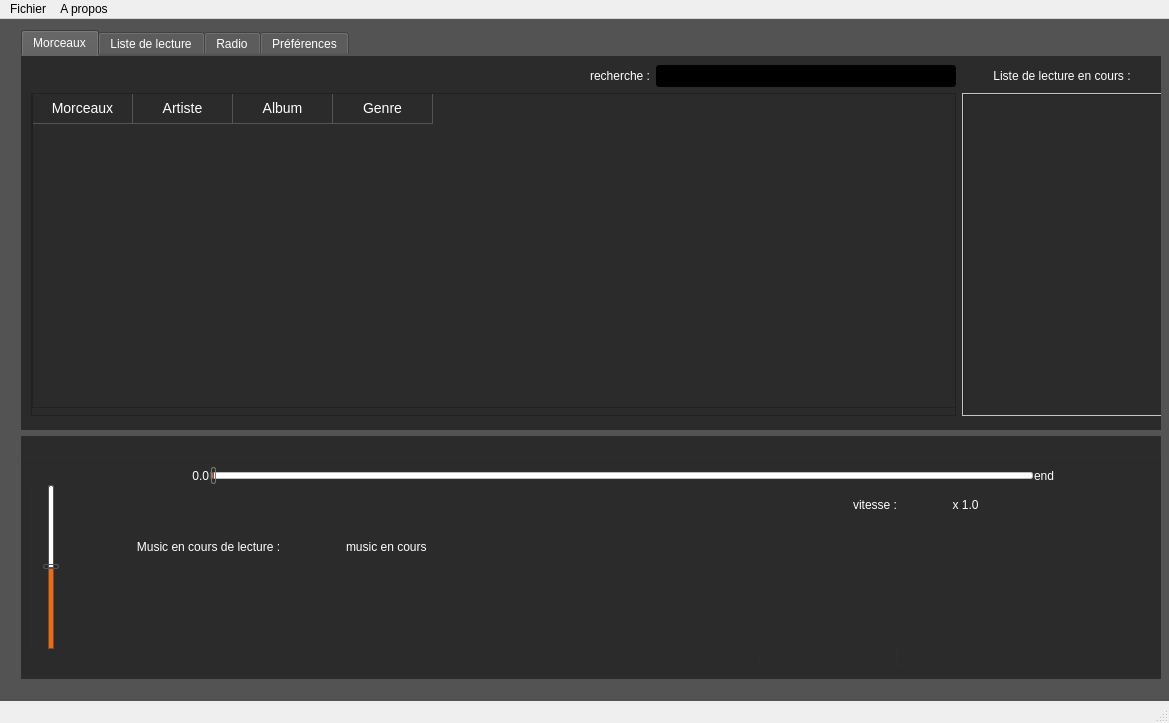
<?xml version="1.0" encoding="UTF-8"?>
<ui version="4.0">
 <class>MainWindow</class>
 <widget class="QMainWindow" name="MainWindow">
  <property name="geometry">
   <rect>
    <x>0</x>
    <y>0</y>
    <width>1169</width>
    <height>723</height>
   </rect>
  </property>
  <property name="windowTitle">
   <string>MainWindow</string>
  </property>
  <property name="styleSheet">
   <string notr="true"/>
  </property>
  <widget class="QWidget" name="centralWidget">
   <property name="styleSheet">
    <string notr="true">background-color : #535353 ;
color : white ;
border-width : 0px ;
border-color : #2d2d2d ;</string>
   </property>
   <widget class="QWidget" name="gridLayoutWidget_4">
    <property name="geometry">
     <rect>
      <x>10</x>
      <y>0</y>
      <width>1151</width>
      <height>671</height>
     </rect>
    </property>
    <layout class="QGridLayout" name="gridLayoutMain">
     <property name="rightMargin">
      <number>0</number>
     </property>
     <property name="spacing">
      <number>6</number>
     </property>
     <item row="2" column="0">
      <widget class="QGroupBox" name="groupBox">
       <property name="maximumSize">
        <size>
         <width>16777215</width>
         <height>250</height>
        </size>
       </property>
       <property name="styleSheet">
        <string notr="true">border-style : solid  ;
border-width : 1px;
background-color : #2b2b2b ;


</string>
       </property>
       <property name="title">
        <string/>
       </property>
       <widget class="QWidget" name="gridLayoutWidget_3">
        <property name="geometry">
         <rect>
          <x>0</x>
          <y>20</y>
          <width>1161</width>
          <height>221</height>
         </rect>
        </property>
        <layout class="QGridLayout" name="gridPlayer">
         <property name="leftMargin">
          <number>10</number>
         </property>
         <property name="rightMargin">
          <number>10</number>
         </property>
         <property name="spacing">
          <number>0</number>
         </property>
         <item row="1" column="7">
          <widget class="QLabel" name="speedMultLabel">
           <property name="styleSheet">
            <string notr="true">border : 0px ;</string>
           </property>
           <property name="text">
            <string>x 1.0</string>
           </property>
           <property name="alignment">
            <set>Qt::AlignCenter</set>
           </property>
          </widget>
         </item>
         <item row="3" column="2" rowspan="2">
          <widget class="QPushButton" name="previousSongButton">
           <property name="styleSheet">
            <string notr="true">border : 0px ;</string>
           </property>
           <property name="text">
            <string/>
           </property>
           <property name="icon">
            <iconset resource="icon.qrc">
             <normaloff>:/imgIcon/previousSongButton.png</normaloff>
             <normalon>:/imgIcon/previousSongButton.png</normalon>:/imgIcon/previousSongButton.png</iconset>
           </property>
           <property name="iconSize">
            <size>
             <width>100</width>
             <height>100</height>
            </size>
           </property>
           <property name="checkable">
            <bool>false</bool>
           </property>
           <property name="flat">
            <bool>true</bool>
           </property>
          </widget>
         </item>
         <item row="3" column="8" rowspan="2">
          <widget class="QPushButton" name="nextSongButton">
           <property name="styleSheet">
            <string notr="true">border : 0px ;</string>
           </property>
           <property name="text">
            <string/>
           </property>
           <property name="icon">
            <iconset resource="icon.qrc">
             <normaloff>:/imgIcon/nextSongButton.png</normaloff>
             <normalon>:/imgIcon/nextSongButton.png</normalon>:/imgIcon/nextSongButton.png</iconset>
           </property>
           <property name="iconSize">
            <size>
             <width>100</width>
             <height>100</height>
            </size>
           </property>
           <property name="checkable">
            <bool>false</bool>
           </property>
           <property name="checked">
            <bool>false</bool>
           </property>
           <property name="flat">
            <bool>true</bool>
           </property>
          </widget>
         </item>
         <item row="3" column="7" rowspan="2">
          <widget class="QPushButton" name="fastFowardingButton">
           <property name="enabled">
            <bool>true</bool>
           </property>
           <property name="styleSheet">
            <string notr="true">border : 0px ;</string>
           </property>
           <property name="text">
            <string/>
           </property>
           <property name="icon">
            <iconset resource="icon.qrc">
             <normaloff>:/imgIcon/fastFowardingButton.png</normaloff>
             <normalon>:/imgIcon/fastFowardingButton.png</normalon>:/imgIcon/fastFowardingButton.png</iconset>
           </property>
           <property name="iconSize">
            <size>
             <width>100</width>
             <height>100</height>
            </size>
           </property>
           <property name="checkable">
            <bool>false</bool>
           </property>
           <property name="flat">
            <bool>true</bool>
           </property>
          </widget>
         </item>
         <item row="3" column="6" rowspan="2">
          <widget class="QPushButton" name="playButton">
           <property name="enabled">
            <bool>true</bool>
           </property>
           <property name="styleSheet">
            <string notr="true">border : 0px ;</string>
           </property>
           <property name="text">
            <string/>
           </property>
           <property name="icon">
            <iconset resource="icon.qrc">
             <normaloff>:/imgIcon/playButton.png</normaloff>
             <normalon>:/imgIcon/PlayActiveButton.png</normalon>:/imgIcon/playButton.png</iconset>
           </property>
           <property name="iconSize">
            <size>
             <width>100</width>
             <height>100</height>
            </size>
           </property>
           <property name="checkable">
            <bool>true</bool>
           </property>
           <property name="checked">
            <bool>false</bool>
           </property>
           <property name="autoRepeat">
            <bool>false</bool>
           </property>
           <property name="autoExclusive">
            <bool>true</bool>
           </property>
           <property name="flat">
            <bool>true</bool>
           </property>
          </widget>
         </item>
         <item row="0" column="1">
          <widget class="QLabel" name="timeLabel">
           <property name="styleSheet">
            <string notr="true">border-width : 0px ;
color: white ;
</string>
           </property>
           <property name="text">
            <string>0.0</string>
           </property>
           <property name="alignment">
            <set>Qt::AlignRight|Qt::AlignTrailing|Qt::AlignVCenter</set>
           </property>
           <property name="margin">
            <number>5</number>
           </property>
          </widget>
         </item>
         <item row="0" column="0">
          <widget class="QPushButton" name="highVolButton">
           <property name="styleSheet">
            <string notr="true">border : 0px ;</string>
           </property>
           <property name="text">
            <string/>
           </property>
           <property name="icon">
            <iconset resource="icon.qrc">
             <normaloff>:/imgIcon/highVol.png</normaloff>:/imgIcon/highVol.png</iconset>
           </property>
           <property name="iconSize">
            <size>
             <width>40</width>
             <height>40</height>
            </size>
           </property>
           <property name="flat">
            <bool>true</bool>
           </property>
          </widget>
         </item>
         <item row="3" column="4" rowspan="2">
          <widget class="QPushButton" name="stopButton">
           <property name="enabled">
            <bool>true</bool>
           </property>
           <property name="mouseTracking">
            <bool>true</bool>
           </property>
           <property name="styleSheet">
            <string notr="true">border : 0px ;
</string>
           </property>
           <property name="text">
            <string/>
           </property>
           <property name="icon">
            <iconset resource="icon.qrc">
             <normaloff>:/imgIcon/stopButton.png</normaloff>
             <normalon>:/imgIcon/stopButton.png</normalon>
             <disabledoff>:/imgIcon/stopButton.png</disabledoff>
             <activeoff>:/imgIcon/stopButton.png</activeoff>:/imgIcon/stopButton.png</iconset>
           </property>
           <property name="iconSize">
            <size>
             <width>100</width>
             <height>100</height>
            </size>
           </property>
           <property name="checkable">
            <bool>false</bool>
           </property>
           <property name="checked">
            <bool>false</bool>
           </property>
           <property name="autoExclusive">
            <bool>false</bool>
           </property>
           <property name="flat">
            <bool>true</bool>
           </property>
          </widget>
         </item>
         <item row="3" column="5" rowspan="2">
          <widget class="QPushButton" name="pauseButton">
           <property name="enabled">
            <bool>true</bool>
           </property>
           <property name="styleSheet">
            <string notr="true">border: 0px ;</string>
           </property>
           <property name="text">
            <string/>
           </property>
           <property name="icon">
            <iconset resource="icon.qrc">
             <normaloff>:/imgIcon/pauseButton.png</normaloff>
             <normalon>:/imgIcon/pauseActiveButton.png</normalon>:/imgIcon/pauseButton.png</iconset>
           </property>
           <property name="iconSize">
            <size>
             <width>100</width>
             <height>100</height>
            </size>
           </property>
           <property name="checkable">
            <bool>true</bool>
           </property>
           <property name="checked">
            <bool>false</bool>
           </property>
           <property name="autoRepeat">
            <bool>false</bool>
           </property>
           <property name="autoExclusive">
            <bool>true</bool>
           </property>
           <property name="flat">
            <bool>true</bool>
           </property>
          </widget>
         </item>
         <item row="3" column="3" rowspan="2">
          <widget class="QPushButton" name="backwardButton">
           <property name="mouseTracking">
            <bool>true</bool>
           </property>
           <property name="styleSheet">
            <string notr="true">border : 0px ;</string>
           </property>
           <property name="icon">
            <iconset resource="icon.qrc">
             <normaloff>:/imgIcon/getBackButton.png</normaloff>:/imgIcon/getBackButton.png</iconset>
           </property>
           <property name="iconSize">
            <size>
             <width>100</width>
             <height>100</height>
            </size>
           </property>
           <property name="checkable">
            <bool>false</bool>
           </property>
           <property name="flat">
            <bool>false</bool>
           </property>
          </widget>
         </item>
         <item row="0" column="8">
          <widget class="QLabel" name="maxTimeLabel">
           <property name="styleSheet">
            <string notr="true">border-width : 0px ;
color : white ;

</string>
           </property>
           <property name="text">
            <string>end</string>
           </property>
           <property name="margin">
            <number>10</number>
           </property>
          </widget>
         </item>
         <item row="0" column="2" colspan="6">
          <widget class="QSlider" name="ProgressionSlider">
           <property name="autoFillBackground">
            <bool>false</bool>
           </property>
           <property name="styleSheet">
            <string notr="true">QSlider::groove:horizontal {
border: 1px solid #bbb;
background: white;
height: 5px;
border-radius : 2px ;
}

QSlider::sub-page:horizontal {
background: #ff6500 ;
border: 1px solid #535353;
height: 10px;
border-radius: 4px;
} 

QSlider::handle:horizontal {
background: qlineargradient(x1:0, y1:0, x2:1, y2:1,
    stop:0 #eee, stop:1 #ccc);
border: 1px solid #777;
width: 3px;
margin-top: -6px;
margin-bottom: -6px;
border-radius: 2px;
}</string>
           </property>
           <property name="tracking">
            <bool>true</bool>
           </property>
           <property name="orientation">
            <enum>Qt::Horizontal</enum>
           </property>
           <property name="tickPosition">
            <enum>QSlider::NoTicks</enum>
           </property>
          </widget>
         </item>
         <item row="1" column="6">
          <widget class="QLabel" name="speedLabel">
           <property name="styleSheet">
            <string notr="true">border : 0px ;
</string>
           </property>
           <property name="text">
            <string>vitesse :</string>
           </property>
           <property name="alignment">
            <set>Qt::AlignRight|Qt::AlignTrailing|Qt::AlignVCenter</set>
           </property>
          </widget>
         </item>
         <item row="3" column="1" rowspan="2">
          <widget class="QPushButton" name="muteButton">
           <property name="mouseTracking">
            <bool>false</bool>
           </property>
           <property name="styleSheet">
            <string notr="true">border : 0px ;</string>
           </property>
           <property name="text">
            <string/>
           </property>
           <property name="icon">
            <iconset resource="icon.qrc">
             <normaloff>:/imgIcon/muteButton.png</normaloff>
             <normalon>:/imgIcon/muteActiveButton.png</normalon>:/imgIcon/muteButton.png</iconset>
           </property>
           <property name="iconSize">
            <size>
             <width>100</width>
             <height>100</height>
            </size>
           </property>
           <property name="checkable">
            <bool>true</bool>
           </property>
           <property name="checked">
            <bool>false</bool>
           </property>
           <property name="flat">
            <bool>true</bool>
           </property>
          </widget>
         </item>
         <item row="2" column="3" colspan="4">
          <widget class="QLabel" name="currentMusicLabel">
           <property name="styleSheet">
            <string notr="true">border : 0px ;</string>
           </property>
           <property name="text">
            <string>music en cours</string>
           </property>
          </widget>
         </item>
         <item row="2" column="1" colspan="2">
          <widget class="QLabel" name="textMusiclabel">
           <property name="styleSheet">
            <string notr="true">border : 0px ;</string>
           </property>
           <property name="text">
            <string>Music en cours de lecture :</string>
           </property>
           <property name="alignment">
            <set>Qt::AlignCenter</set>
           </property>
          </widget>
         </item>
         <item row="5" column="0">
          <widget class="QPushButton" name="lowVolButton">
           <property name="styleSheet">
            <string notr="true">border : 0px ;</string>
           </property>
           <property name="text">
            <string/>
           </property>
           <property name="icon">
            <iconset resource="icon.qrc">
             <normaloff>:/imgIcon/lowVol.png</normaloff>:/imgIcon/lowVol.png</iconset>
           </property>
           <property name="iconSize">
            <size>
             <width>40</width>
             <height>40</height>
            </size>
           </property>
           <property name="flat">
            <bool>true</bool>
           </property>
          </widget>
         </item>
         <item row="1" column="0" rowspan="4">
          <widget class="QSlider" name="volumeSlider">
           <property name="minimumSize">
            <size>
             <width>40</width>
             <height>0</height>
            </size>
           </property>
           <property name="maximumSize">
            <size>
             <width>16777215</width>
             <height>16777215</height>
            </size>
           </property>
           <property name="layoutDirection">
            <enum>Qt::LeftToRight</enum>
           </property>
           <property name="styleSheet">
            <string notr="true">

QSlider::groove:vertical {
border: 1px solid #535353;
background: white;
width: 4px;
border-radius : 2px ;
}

QSlider::sub-page:horizontal {
background: qlineargradient(x1: 0, y1: 0,    x2: 0, y2: 1,
    stop: 0 #66e, stop: 1 #bbf);
background: qlineargradient(x1: 0, y1: 0.2, x2: 1, y2: 1,
    stop: 0 #bbf, stop: 1 #55f);
border: 1px solid #535353;
height: 10px;
}

QSlider::add-page:vertical {
background: #ff6500 ;
border: 1px solid #535353;

border-radius: 4px;
} 

QSlider::handle:vertical {
background: qlineargradient(x1:0, y1:0, x2:1, y2:1,
    stop:0 #eee, stop:1 #ccc);
border: 1px solid #535353;
height: 3px;
margin-left: -6px;
margin-right: -6px;
border-radius: 2px;
}

</string>
           </property>
           <property name="value">
            <number>50</number>
           </property>
           <property name="orientation">
            <enum>Qt::Vertical</enum>
           </property>
           <property name="tickPosition">
            <enum>QSlider::NoTicks</enum>
           </property>
          </widget>
         </item>
         <item row="5" column="7">
          <widget class="QPushButton" name="repeatButton">
           <property name="text">
            <string/>
           </property>
           <property name="icon">
            <iconset resource="icon.qrc">
             <normaloff>:/imgIcon/repeatButton.png</normaloff>:/imgIcon/repeatButton.png</iconset>
           </property>
           <property name="iconSize">
            <size>
             <width>32</width>
             <height>32</height>
            </size>
           </property>
          </widget>
         </item>
         <item row="5" column="6">
          <widget class="QPushButton" name="shuffleButton">
           <property name="text">
            <string/>
           </property>
           <property name="icon">
            <iconset resource="icon.qrc">
             <normaloff>:/imgIcon/shuffleButton.png</normaloff>:/imgIcon/shuffleButton.png</iconset>
           </property>
           <property name="iconSize">
            <size>
             <width>32</width>
             <height>32</height>
            </size>
           </property>
          </widget>
         </item>
        </layout>
        <zorder>nextSongButton</zorder>
        <zorder>playButton</zorder>
        <zorder>previousSongButton</zorder>
        <zorder>fastFowardingButton</zorder>
        <zorder>lowVolButton</zorder>
        <zorder>timeLabel</zorder>
        <zorder>highVolButton</zorder>
        <zorder>ProgressionSlider</zorder>
        <zorder>maxTimeLabel</zorder>
        <zorder>pauseButton</zorder>
        <zorder>muteButton</zorder>
        <zorder>stopButton</zorder>
        <zorder>speedMultLabel</zorder>
        <zorder>speedLabel</zorder>
        <zorder>volumeSlider</zorder>
        <zorder>backwardButton</zorder>
        <zorder>currentMusicLabel</zorder>
        <zorder>textMusiclabel</zorder>
        <zorder>repeatButton</zorder>
        <zorder>shuffleButton</zorder>
       </widget>
      </widget>
     </item>
     <item row="1" column="0">
      <widget class="QTabWidget" name="tabAll">
       <property name="maximumSize">
        <size>
         <width>10000</width>
         <height>400</height>
        </size>
       </property>
       <property name="styleSheet">
        <string notr="true">
QTabBar::tab:selected, 
QTabBar::tab:hover 
{
    border-top-color: #ff6500;
    border-color: #ff6500;
    color: black;
    background: qlineargradient(spread:pad, x1:0, y1:0, x2:0, y2:1, stop:0.876068 rgba(255, 101, 0, 255), stop:1 rgba(43, 43, 43, 255))
} ;

border-color : ff6500 ;

</string>
       </property>
       <property name="currentIndex">
        <number>0</number>
       </property>
       <widget class="QWidget" name="tabSong">
        <property name="styleSheet">
         <string notr="true">background-color : #2b2b2b ;
border-color: #2b2b2b ;</string>
        </property>
        <attribute name="title">
         <string>Morceaux</string>
        </attribute>
        <widget class="QWidget" name="gridLayoutWidget">
         <property name="geometry">
          <rect>
           <x>0</x>
           <y>9</y>
           <width>1151</width>
           <height>351</height>
          </rect>
         </property>
         <layout class="QGridLayout" name="gridLayout">
          <property name="leftMargin">
           <number>10</number>
          </property>
          <property name="topMargin">
           <number>0</number>
          </property>
          <property name="rightMargin">
           <number>10</number>
          </property>
          <property name="bottomMargin">
           <number>0</number>
          </property>
          <property name="spacing">
           <number>6</number>
          </property>
          <item row="1" column="2">
           <widget class="QScrollArea" name="scrollArea_2">
            <property name="maximumSize">
             <size>
              <width>200</width>
              <height>16777215</height>
             </size>
            </property>
            <property name="styleSheet">
             <string notr="true">background-color : white ;
border-color : #2d2d2d ;
</string>
            </property>
            <property name="widgetResizable">
             <bool>true</bool>
            </property>
            <widget class="QWidget" name="playlistScrollArea">
             <property name="geometry">
              <rect>
               <x>0</x>
               <y>0</y>
               <width>198</width>
               <height>312</height>
              </rect>
             </property>
             <property name="styleSheet">
              <string notr="true">border-color : #2d2d2d ;</string>
             </property>
             <widget class="QListView" name="currentPlayList">
              <property name="geometry">
               <rect>
                <x>0</x>
                <y>0</y>
                <width>201</width>
                <height>331</height>
               </rect>
              </property>
              <property name="styleSheet">
               <string notr="true">border-color: #2b2b2b ;
background-color : #2b2b2b ;</string>
              </property>
             </widget>
            </widget>
           </widget>
          </item>
          <item row="0" column="1">
           <widget class="QLineEdit" name="findLineEdit">
            <property name="maximumSize">
             <size>
              <width>300</width>
              <height>16777215</height>
             </size>
            </property>
            <property name="styleSheet">
             <string notr="true">border-color: #2b2b2b ;
background-color :black ;</string>
            </property>
            <property name="text">
             <string/>
            </property>
            <property name="alignment">
             <set>Qt::AlignRight|Qt::AlignTrailing|Qt::AlignVCenter</set>
            </property>
           </widget>
          </item>
          <item row="0" column="0">
           <widget class="QLabel" name="findTextLabel">
            <property name="styleSheet">
             <string notr="true">border-color: #2b2b2b ;</string>
            </property>
            <property name="text">
             <string>recherche :</string>
            </property>
            <property name="alignment">
             <set>Qt::AlignRight|Qt::AlignTrailing|Qt::AlignVCenter</set>
            </property>
           </widget>
          </item>
          <item row="1" column="0" colspan="2">
           <widget class="QScrollArea" name="scrollArea">
            <property name="maximumSize">
             <size>
              <width>16777215</width>
              <height>16777215</height>
             </size>
            </property>
            <property name="styleSheet">
             <string notr="true">border-color: #2b2b2b ;
</string>
            </property>
            <property name="widgetResizable">
             <bool>true</bool>
            </property>
            <widget class="QWidget" name="musicScrolArea">
             <property name="geometry">
              <rect>
               <x>0</x>
               <y>0</y>
               <width>923</width>
               <height>312</height>
              </rect>
             </property>
             <property name="styleSheet">
              <string notr="true">border-color: #2b2b2b ;</string>
             </property>
             <widget class="QTableWidget" name="musicList">
              <property name="geometry">
               <rect>
                <x>0</x>
                <y>-7</y>
                <width>931</width>
                <height>321</height>
               </rect>
              </property>
              <property name="styleSheet">
               <string notr="true">QHeaderView::section 
{
	color : white ;
    	background-color: #2b2b2b;
    	margin : 5 px ;
	padding : 5 px ;
	font-size : 14px ;
    	border-style: none;
    	border-bottom: 1px solid #535353;
    	border-right: 1px solid #535353;
} ;

QHeaderView::section:horizontal
{
    	border-top: 1px solid #535353;
} ;

QHeaderView::section:vertical
{
    	border-left: 1px solid #535353;
} ;

QTableWidget::item:selected
{
	background-color: #ff6500
}</string>
              </property>
              <column>
               <property name="text">
                <string>Morceaux</string>
               </property>
               <property name="background">
                <color>
                 <red>43</red>
                 <green>43</green>
                 <blue>43</blue>
                </color>
               </property>
               <property name="foreground">
                <brush brushstyle="NoBrush">
                 <color alpha="255">
                  <red>255</red>
                  <green>255</green>
                  <blue>255</blue>
                 </color>
                </brush>
               </property>
              </column>
              <column>
               <property name="text">
                <string>Artiste</string>
               </property>
               <property name="background">
                <color>
                 <red>43</red>
                 <green>43</green>
                 <blue>43</blue>
                </color>
               </property>
               <property name="foreground">
                <brush brushstyle="NoBrush">
                 <color alpha="255">
                  <red>255</red>
                  <green>255</green>
                  <blue>255</blue>
                 </color>
                </brush>
               </property>
              </column>
              <column>
               <property name="text">
                <string>Album</string>
               </property>
               <property name="background">
                <color>
                 <red>43</red>
                 <green>43</green>
                 <blue>43</blue>
                </color>
               </property>
               <property name="foreground">
                <brush brushstyle="NoBrush">
                 <color alpha="255">
                  <red>255</red>
                  <green>255</green>
                  <blue>255</blue>
                 </color>
                </brush>
               </property>
              </column>
              <column>
               <property name="text">
                <string>Genre</string>
               </property>
               <property name="background">
                <color>
                 <red>43</red>
                 <green>43</green>
                 <blue>43</blue>
                </color>
               </property>
               <property name="foreground">
                <brush brushstyle="NoBrush">
                 <color alpha="255">
                  <red>255</red>
                  <green>255</green>
                  <blue>255</blue>
                 </color>
                </brush>
               </property>
              </column>
             </widget>
            </widget>
           </widget>
          </item>
          <item row="0" column="2">
           <widget class="QLabel" name="playlistTextLabel">
            <property name="styleSheet">
             <string notr="true">border-color: #2b2b2b ;</string>
            </property>
            <property name="text">
             <string>Liste de lecture en cours :</string>
            </property>
            <property name="alignment">
             <set>Qt::AlignCenter</set>
            </property>
           </widget>
          </item>
         </layout>
        </widget>
       </widget>
       <widget class="QWidget" name="tabPlaylist">
        <property name="styleSheet">
         <string notr="true">background-color : #2b2b2b ;</string>
        </property>
        <attribute name="title">
         <string>Liste de lecture</string>
        </attribute>
        <widget class="QScrollArea" name="playylistTabsScrollArea">
         <property name="geometry">
          <rect>
           <x>0</x>
           <y>0</y>
           <width>1141</width>
           <height>361</height>
          </rect>
         </property>
         <property name="styleSheet">
          <string notr="true">border : white ;</string>
         </property>
         <property name="widgetResizable">
          <bool>true</bool>
         </property>
         <widget class="QWidget" name="scrollAreaWidgetContents_3">
          <property name="geometry">
           <rect>
            <x>0</x>
            <y>0</y>
            <width>1141</width>
            <height>361</height>
           </rect>
          </property>
          <widget class="QTableWidget" name="playlistList">
           <property name="geometry">
            <rect>
             <x>0</x>
             <y>0</y>
             <width>1141</width>
             <height>361</height>
            </rect>
           </property>
           <property name="styleSheet">
            <string notr="true">QHeaderView::section 
{
	color : white ;
    	background-color: #2b2b2b;
    	margin : 5 px ;
	padding : 5 px ;
	font-size : 14px ;
    	border-style: none;
    	border-bottom: 1px solid #535353;
    	border-right: 1px solid #535353;
} ;

QHeaderView::section:horizontal
{
    	border-top: 1px solid #535353;
} ;

QHeaderView::section:vertical
{
    	border-left: 1px solid #535353;
} ;

QTableWidget::item:selected
{
	background-color: #ff6500
}</string>
           </property>
           <column>
            <property name="text">
             <string>Liste de lecture</string>
            </property>
           </column>
           <column>
            <property name="text">
             <string>Morceaux</string>
            </property>
           </column>
           <column>
            <property name="text">
             <string>Artiste</string>
            </property>
           </column>
           <column>
            <property name="text">
             <string>Album</string>
            </property>
           </column>
          </widget>
         </widget>
        </widget>
       </widget>
       <widget class="QWidget" name="tabRadio">
        <property name="styleSheet">
         <string notr="true">background-color : #2b2b2b ;</string>
        </property>
        <attribute name="title">
         <string>Radio</string>
        </attribute>
        <widget class="QScrollArea" name="scrollArea_4">
         <property name="geometry">
          <rect>
           <x>0</x>
           <y>0</y>
           <width>1151</width>
           <height>365</height>
          </rect>
         </property>
         <property name="widgetResizable">
          <bool>true</bool>
         </property>
         <widget class="QWidget" name="radioScrollArea">
          <property name="geometry">
           <rect>
            <x>0</x>
            <y>0</y>
            <width>1149</width>
            <height>363</height>
           </rect>
          </property>
          <widget class="QListWidget" name="listWidget">
           <property name="geometry">
            <rect>
             <x>0</x>
             <y>0</y>
             <width>1151</width>
             <height>365</height>
            </rect>
           </property>
           <item>
            <property name="text">
             <string>Radio</string>
            </property>
           </item>
          </widget>
         </widget>
        </widget>
       </widget>
       <widget class="QWidget" name="tabPref">
        <property name="styleSheet">
         <string notr="true">background-color : #2b2b2b ;</string>
        </property>
        <attribute name="title">
         <string>Préférences</string>
        </attribute>
       </widget>
      </widget>
     </item>
    </layout>
   </widget>
  </widget>
  <widget class="QMenuBar" name="menuBar">
   <property name="geometry">
    <rect>
     <x>0</x>
     <y>0</y>
     <width>1169</width>
     <height>23</height>
    </rect>
   </property>
   <widget class="QMenu" name="menufichier">
    <property name="title">
     <string>Fichier</string>
    </property>
    <addaction name="actionquit"/>
   </widget>
   <widget class="QMenu" name="menua_propos">
    <property name="title">
     <string>A propos</string>
    </property>
    <addaction name="actionaide"/>
    <addaction name="actionversion"/>
   </widget>
   <addaction name="menufichier"/>
   <addaction name="menua_propos"/>
  </widget>
  <widget class="QStatusBar" name="statusBar"/>
  <action name="actionquit">
   <property name="text">
    <string>quit</string>
   </property>
  </action>
  <action name="actionaide">
   <property name="text">
    <string>aide</string>
   </property>
  </action>
  <action name="actionversion">
   <property name="text">
    <string>version</string>
   </property>
  </action>
 </widget>
 <layoutdefault spacing="6" margin="11"/>
 <resources>
  <include location="icon.qrc"/>
 </resources>
 <connections>
  <connection>
   <sender>actionquit</sender>
   <signal>triggered()</signal>
   <receiver>MainWindow</receiver>
   <slot>close()</slot>
   <hints>
    <hint type="sourcelabel">
     <x>-1</x>
     <y>-1</y>
    </hint>
    <hint type="destinationlabel">
     <x>584</x>
     <y>359</y>
    </hint>
   </hints>
  </connection>
 </connections>
</ui>
